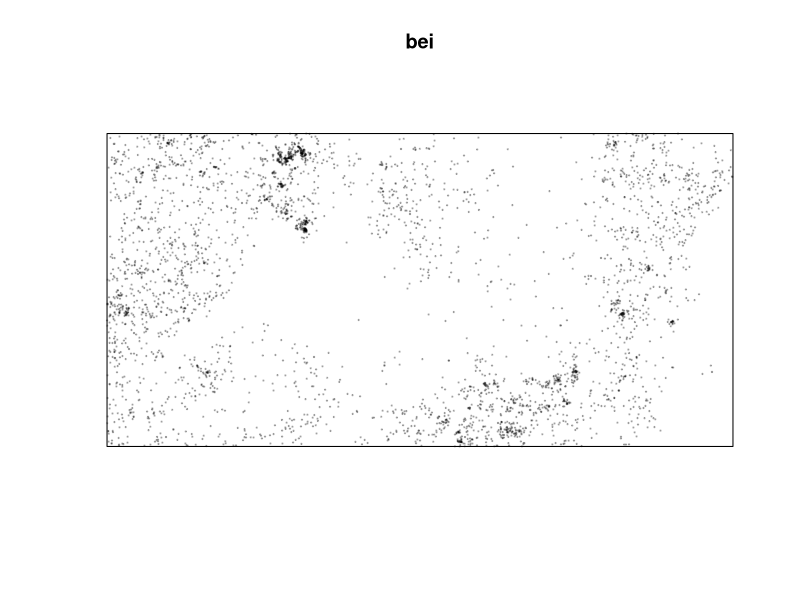
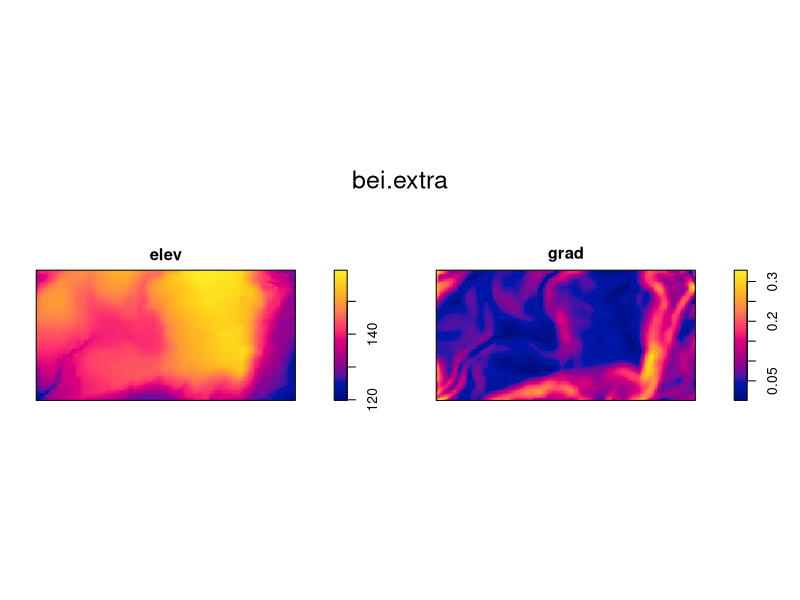
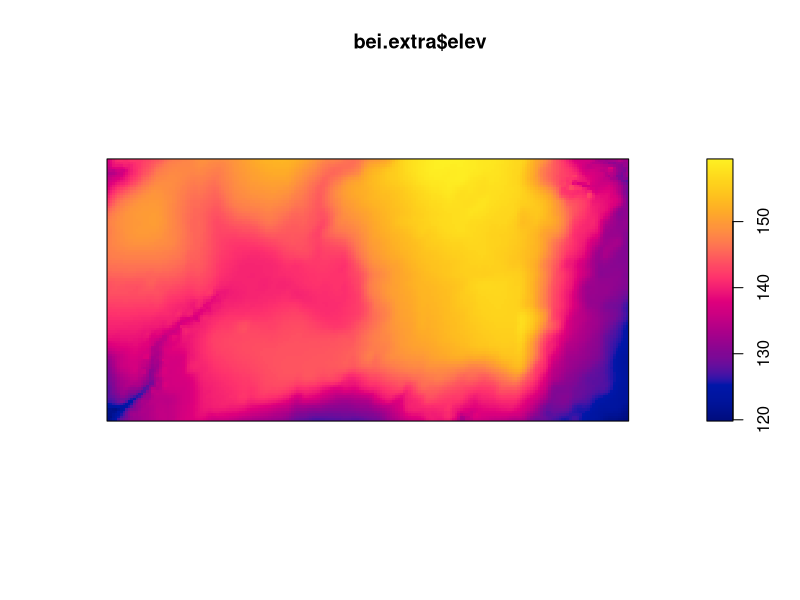
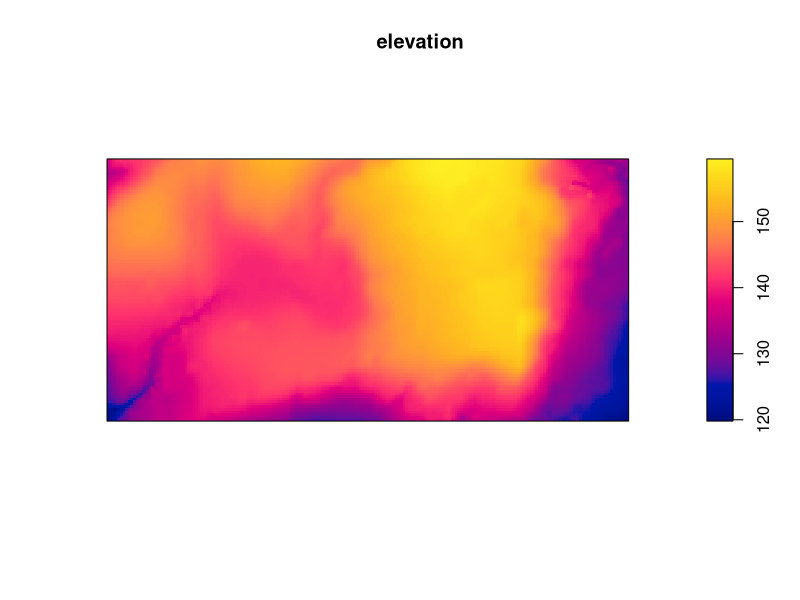
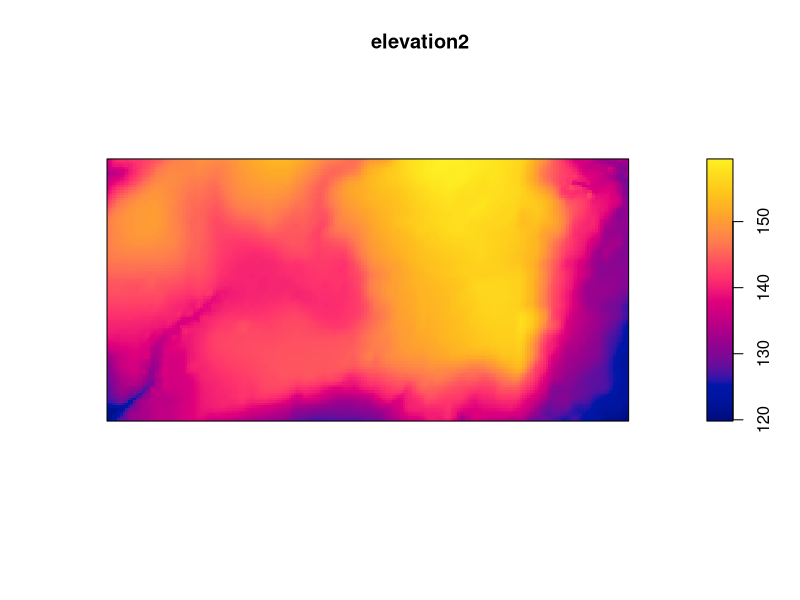
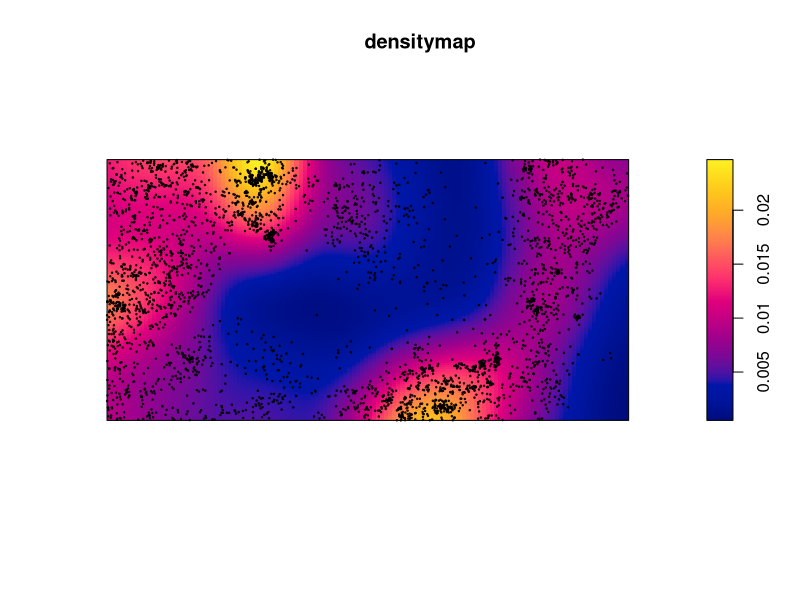
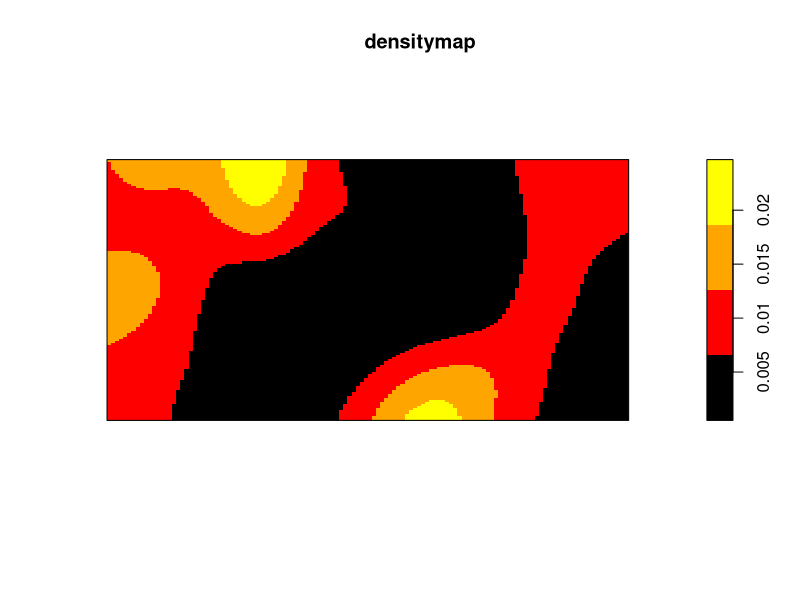
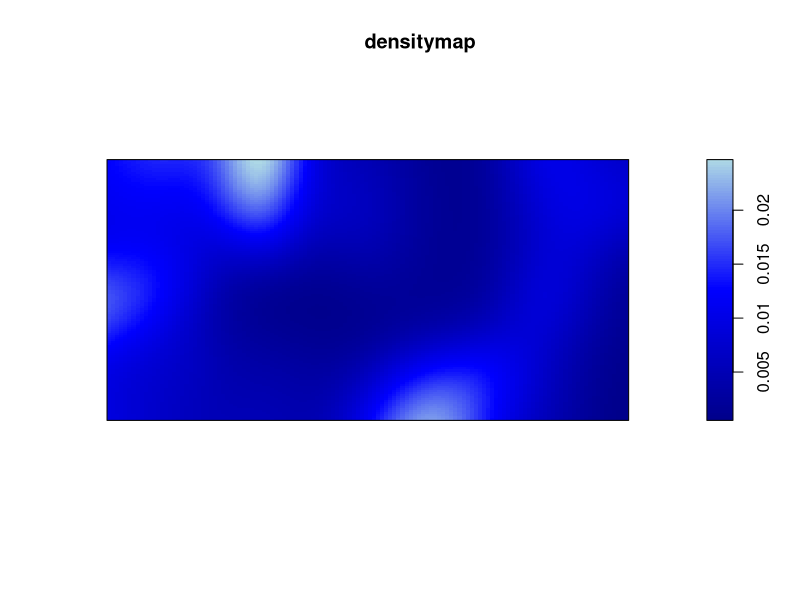

Write the R code that produced these figures, in order.
# A package is needed for point pattern analysis. Here is its description: https://cran.r-project.org/web/packages/spatstat/index.html
install.packages("spatstat") # this line is for installing the spatstat library into R
library(spatstat) # that one is for calling it for this particular script

# We will use the bei dataset from the spatstat library. 
# Description: "A point pattern giving the locations of 3605 trees in a tropical rain forest. Accompanied by covariate data giving the elevation (altitude) and slope of elevation in the study region." 
# This description is given as "hover" text when you type "bei" in the console in R studio.

bei # loads the dataset, but this line doesn't seem to be necessary for what follows
plot(bei, cex = .2, pch = 19) # plots bei as a set of solid circles of size .2

bei.extra # loads the extra data related to bei
plot(bei.extra)

### Selecting a variable in the dataset ###

plot(bei.extra$elev) # the '$' selects the elev variable in the extra data
elevation <- bei.extra$elev
plot(elevation)

# Second method #
elevation2 <- bei.extra[[1]] # the double parentheses are because bei.extra is a 2D dataset
plot(elevation2)

### Passing from points to a continuous surface ###

densitymap <- density(bei) # apparently, the density() function "computes kernel density estimates". I don't know what this means, but I do know we're using it to build a density map
plot(densitymap)
points(bei, cex=.2)

cl <- colorRampPalette(c("black", "red", "orange", "yellow"))(100) # creates the color palette. Full description: "These functions return functions that interpolate a set of given colors to create new color palettes (like topo.colors) and color ramps, functions that map the interval [0, 1] to colors (like grey)." 

cl <- colorRampPalette(c("black", "red", "orange", "yellow"))(4) # changes the number of intermediate colors between each of the colors in the array
plot(densitymap, col=cl)

clnew <- colorRampPalette(c("dark blue", "blue", "light blue"))(100) # changes the colors in the palette
plot(densitymap, col=clnew)

elev <- elevation # renaming "elevation" because we're lazy ^^

### Building a multiframe ###

par(mfrow = c(1,2)) # creates a multiframe with 1 line and 2 columns. Description of the par function: "par can be used to set or query graphical parameters. Parameters can be set by specifying them as arguments to par in tag = value form, or by passing them as a list of tagged values." Here, we're setting the mfrow parameter

### Plotting densitymap and elev in the multiframe ###

plot(densitymap)
plot(elev)
# The first plot appears on the left

par(mfrow = c(2,1)) # creates a multiframe with 2 lines and 1 column.
plot(densitymap)
plot(elev)
# The first plot appears on top

# Plots in a multiframe go from left to right and from top to bottom

par(mfrow = c(1,3))
plot(bei)
plot(densitymap)
plot(elev)
